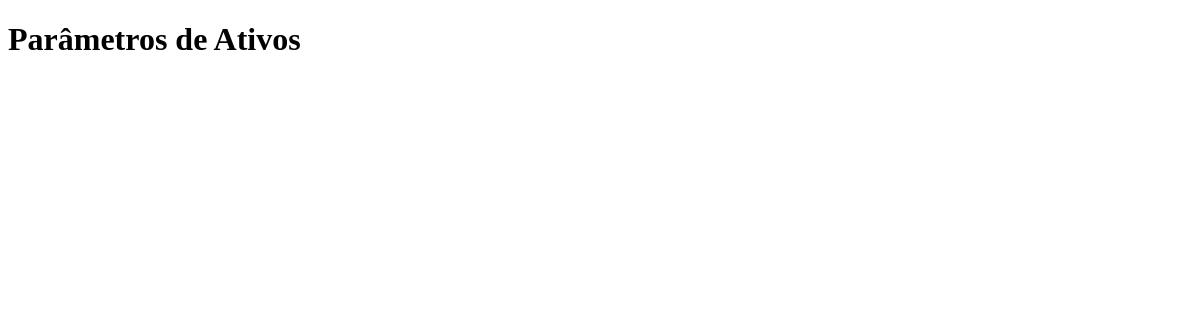
Page /informacoes_ativos/ on the earlier database version.
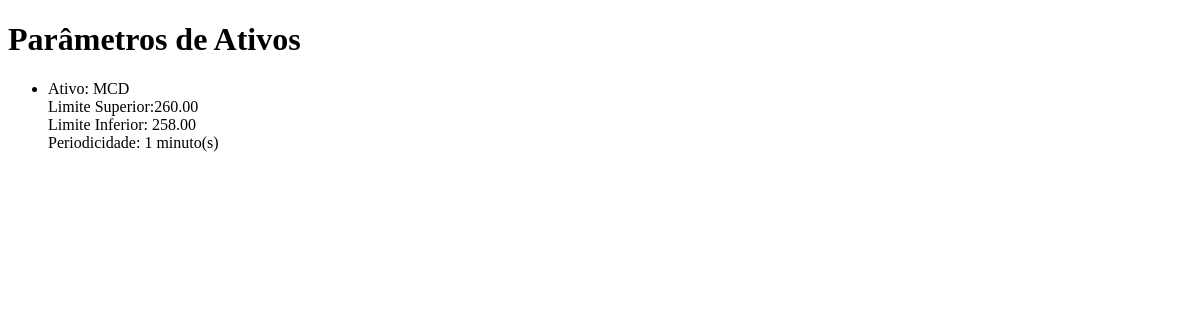
Same page on the later database version.
### aplicacao/models.py (models this page shows, shortened)
class Ativo(models.Model):
    simbolo = models.CharField(max_length=10)
    descricao = models.CharField(max_length=100)
    limite_inferior = models.DecimalField(max_digits=10, decimal_places=2)
    limite_superior = models.DecimalField(max_digits=10, decimal_places=2)
    periodicidade = models.IntegerField(help_text="Periodicidade em minutos")

### aplicacao/views.py (the view)
# urls.py: path('informacoes_ativos/', views.informacoes_ativos, name='informacoes_ativos'),
def informacoes_ativos(request):
    ativos = Ativo.objects.all()
    return render(request, 'informacoes_ativos.html', {'ativos': ativos})

### aplicacao/templates/informacoes_ativos.html (shortened to what this page needs)
<!DOCTYPE html>
<html>
<head>
</head>
<body>
    <h1>Parâmetros de Ativos</h1>
    <ul>
        {% for ativo in ativos %}
            <li>
                Ativo: {{ ativo.simbolo }} <br>
                Limite Superior:{{ ativo.limite_superior }} <br>
                Limite Inferior: {{ ativo.limite_inferior}} <br>
                Periodicidade: {{ ativo.periodicidade }} minuto(s)
            </li><br>
        {% endfor %}
    </ul>
</body>
</html>

Differences in the rows shown:
added Ativo: simbolo "MCD", limite_superior "260.00", limite_inferior "258.00", periodicidade "1"
